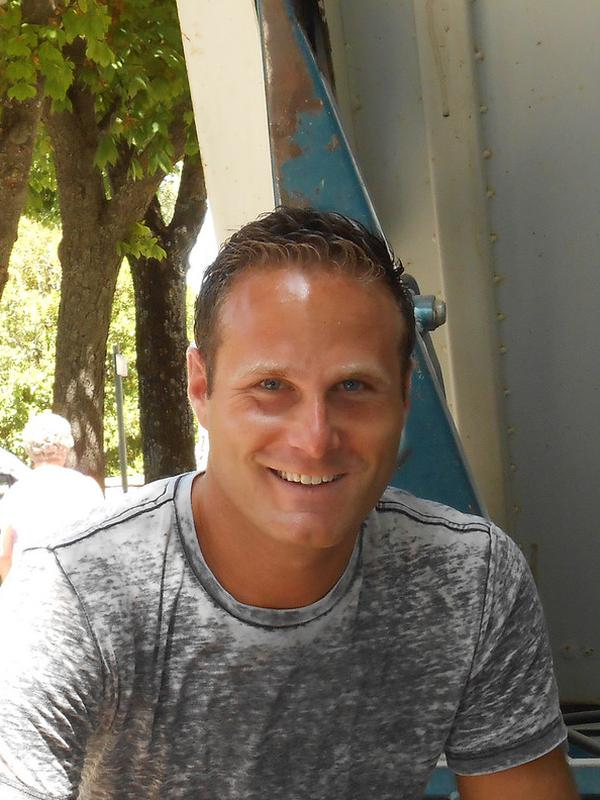
%> input picture dataset1/1803241220-00000379.jpg, 600 x 800 px
$ octave viola_hue.m   (GNU Octave 9; MATLAB toolbox functions it lacks are replaced by stand-ins)
%> lines starting %> are read from the running program, lines starting %| are printed output that depends on the picture; in (x1, y1, x2, y2) boxes, pixels count from 0 and x2, y2 are one past the last pixel; in counts of white or black regions, pixels touching at a corner belong together; the program's own positions count from 1
clc; close all; clear;

% Viola-Jones Based Facial Feature Detection

% List of image filenames
% imageFiles = {'photo_5.jpg', 'photo_10.jpg', '1803191139-00001033.jpg', '1803191139-00000036.jpg'};
imageFiles = {'1803241220-00000379.jpg', '1803241220-00000455.jpg', '1803242348-00000223.jpg', '1803242348-00000303.jpg'};

% Number of images
numImages = length(imageFiles);

% Create a Viola-Jones detector object for face detection
faceDetector = vision.CascadeObjectDetector();

figure;

% Loop through each image, detect face, apply skin segmentation, and display
for i = 1:numImages
    % Read the current image
    img = imread(imageFiles{i});
%> img is the input picture: size 800x600x3 uint8; mean R, G, B 119.9, 110.2, 92.7

    % Detect faces in the image
    bboxFace = step(faceDetector, img);  % Returns upper left corner and size of bounding box
%> bboxFace = [198 305 231 231]

    % Apply non-maxima suppression: keep only the largest face
    if ~isempty(bboxFace)
        % Compute the area of each bounding box and find the largest
        areas = bboxFace(:, 3) .* bboxFace(:, 4); % Width * Height
%> areas = 53361
        [~, maxIndex] = max(areas);
%> maxIndex = 1
        bboxFace = bboxFace(maxIndex, :); % Keep only the largest face

        % Crop the face region
        % faceRegion = imcrop(img, bboxFace);


        % Further crop into the face region by zooming in 75%
        zoomFactor = 0.84;  % Zooming factor (75% of the original size)
        centerX = bboxFace(1) + bboxFace(3) / 2;  % Center X coordinate of the bounding box
%> centerX = 313.5
        centerY = bboxFace(2) + bboxFace(4) / 2;  % Center Y coordinate of the bounding box
%> centerY = 420.5

        % Calculate new width and height
        newWidth = bboxFace(3) * zoomFactor;
%> newWidth = 194
        newHeight = bboxFace(4) * zoomFactor;
%> newHeight = 194

        % Calculate new top-left corner of the bounding box for cropping
        newX = centerX - newWidth / 2;
%> newX = 216.5
        newY = centerY - newHeight / 2;
%> newY = 323.5

        % Ensure the new bounding box is within image boundaries
        newX = max(1, newX);
        newY = max(1, newY);
        newWidth = min(newWidth, size(img, 2) - newX);
        newHeight = min(newHeight, size(img, 1) - newY);

        % Create the new bounding box for cropping
        newBbox = [newX, newY, newWidth, newHeight];
%> newBbox = [216.5 323.5 194 194]

        % Crop the new face region
        faceRegion = imcrop(img, newBbox);


        %% Skin Segmentation Using Face Region Histograms

        % Convert the face region and original image to HSV and RGB color spaces
        hsvFace = rgb2hsv(faceRegion);
%> hsvFace: size 196x196x3 double; mean H, S, V 0.0696, 0.513, 0.586
        hsvImg = rgb2hsv(img);
%> hsvImg: size 800x600x3 double; mean H, S, V 0.133, 0.257, 0.476
        rgbImg = img;

        % Extract Red channel from RGB and Hue from HSV (Face Region)
        redChannelFace = faceRegion(:,:,1);
        hueChannelFace = hsvFace(:,:,1);
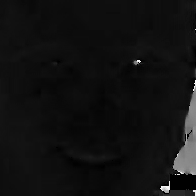
%> hueChannelFace: size 196x196 double; min 0, max 0.992, mean 0.0696

        % Create histograms of the skin pixels (Face Region)
        histRed = histcounts(redChannelFace, 256, 'Normalization', 'probability');
%> histRed = 256 values, max 0.014 at index 204, min 0 at index 2, mean 0.00391
        histHue = histcounts(hueChannelFace, 256, 'Normalization', 'probability');
%> histHue = 256 values, max 0.142 at index 15, min 0 at index 34, mean 0.00391

        % Apply backprojection to the entire original image
        redChannelImg = rgbImg(:,:,1);
        hueChannelImg = hsvImg(:,:,1);
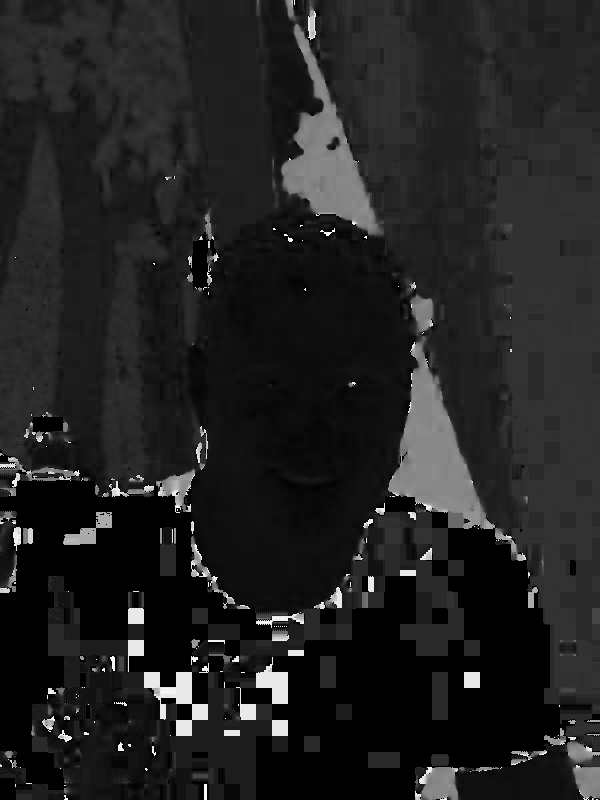
%> hueChannelImg: size 800x600 double; min 0, max 0.996, mean 0.133

        % Backproject the histograms onto the entire original image
        probabilityRed = histRed(double(redChannelImg) + 1);  % Red channel backprojection
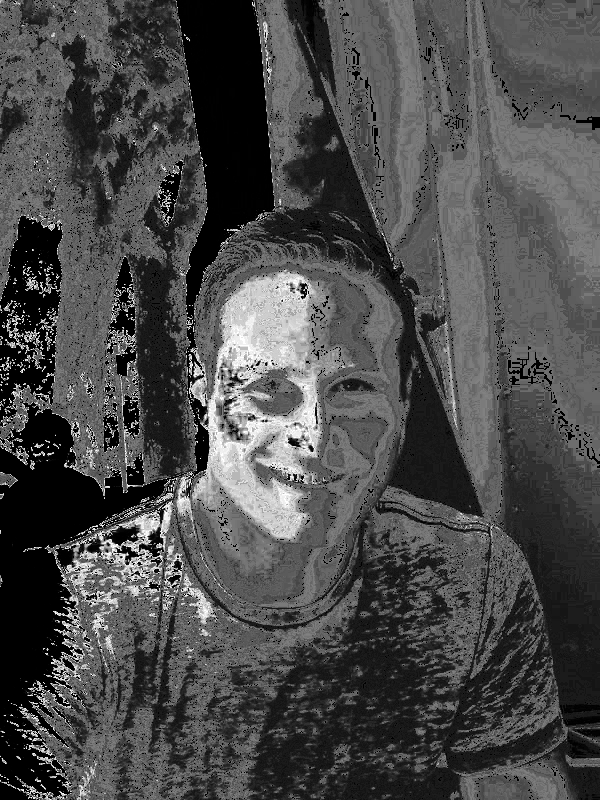
%> probabilityRed: size 800x600 double; min 0, max 0.014, mean 0.0041; drawn with min black and max white

        % Convert the hue values of the entire image to indices in the range [1, 256]
        hueIndicesImg = round(hueChannelImg * 255) + 1;

        % Ensure the indices are within the valid range [1, 256]
        hueIndicesImg = max(1, min(256, hueIndicesImg));

        % Backproject the histogram onto the hue channel of the entire image
        probabilityHue = histHue(hueIndicesImg);

        % Combine the probabilities for the entire image
        skinProbability = probabilityHue .* probabilityRed;

        % Threshold the probability to segment the skin
        skinThreshold = 1E-4;  % Adjust this value as necessary
        skinSegment = skinProbability > skinThreshold;
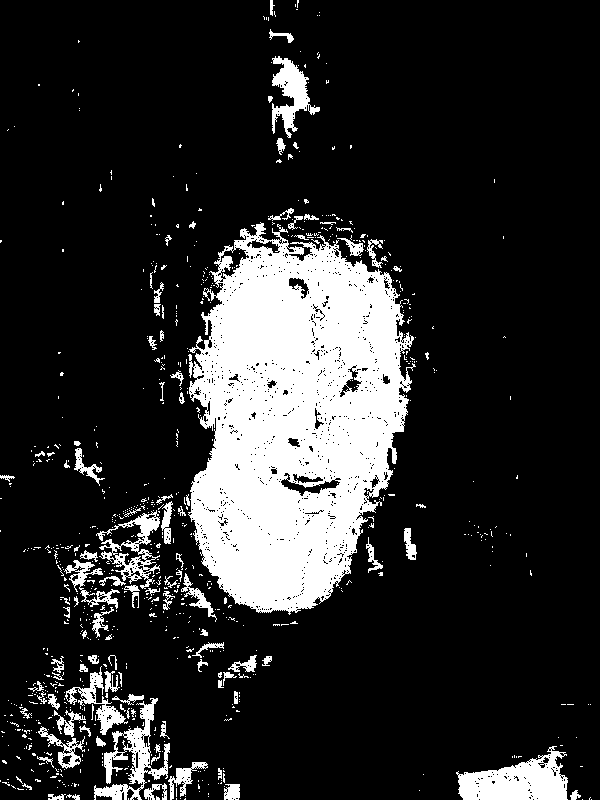
%> skinSegment: size 800x600 logical; 17% white; 816 white regions (715 under 20 px), largest, box (x1, y1, x2, y2) and area: (188, 222, 416, 615) 60368, (456, 746, 568, 800) 3602, (94, 698, 170, 800) 2310


        % Calculate the mean and standard deviation of the hue/sat/val values within the face region
        meanHue = mean(hueChannelFace(:));
%> meanHue = 0.0696
        stdHue = std(hueChannelFace(:));
%> stdHue = 0.0877

        % Define adaptive thresholds for the hue channel
        hueMin = max(0, meanHue - 0.75 * stdHue); % Lower bound for hue
%> hueMin = 0.0038
        hueMax = min(1, meanHue + 0.75 * stdHue); % Upper bound for hue
%> hueMax = 0.135

        satChannelFace = hsvFace(:,:,2);
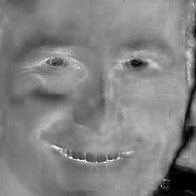
%> satChannelFace: size 196x196 double; min 0, max 1, mean 0.513

        meanSat = mean(satChannelFace(:));
%> meanSat = 0.513
        stdSat = std(satChannelFace(:));
%> stdSat = 0.125

        % Define adaptive thresholds for the hue channel
        saturationMin = max(0, meanSat - 1.25 * stdSat); % Lower bound for hue
%> saturationMin = 0.357
        saturationMax = min(1, meanSat + 1.25 * stdSat); % Upper bound for hue
%> saturationMax = 0.669

        valChannelFace = hsvFace(:,:,3);

        meanVal = mean(valChannelFace(:));
%> meanVal = 0.586
        stdVal = std(valChannelFace(:));
%> stdVal = 0.18

        % Define adaptive thresholds for the hue channel
        valueMin = max(0, meanVal - 1.5 * stdVal); % Lower bound for hue
%> valueMin = 0.316
        valueMax = min(1, meanVal + 1.5 * stdVal); % Upper bound for hue
%> valueMax = 0.856


        % Apply simple thresholding based on HSV values within the skinSegment mask
        % Define the acceptable range for Hue, Saturation, and Value channels
        % hueMin = 0.02; hueMax = 0.08;           % Adjust the range based on skin tone (e.g., [0, 0.1] for lighter tones)
        % saturationMin = 0.15; saturationMax = 0.8; % Adjust these ranges as necessary
        % valueMin = 0.20; valueMax = 1.0;         % Adjust these ranges as necessary

        % Extract the HSV channels of the original image
        hueChannel = hsvImg(:, :, 1);
        saturationChannel = hsvImg(:, :, 2);
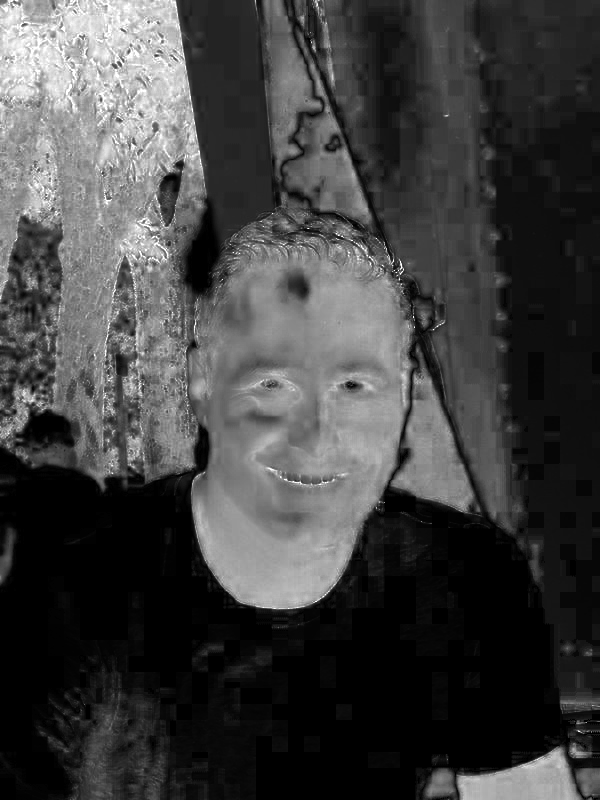
%> saturationChannel: size 800x600 double; min 0, max 1, mean 0.257
        valueChannel = hsvImg(:, :, 3);

        % Apply the thresholds only within the skinSegment mask
        hueMask = (hueChannel >= hueMin) & (hueChannel <= hueMax) & skinSegment;
%> hueMask: size 800x600 logical; 15.9% white; 475 white regions (399 under 20 px), largest, box (x1, y1, x2, y2) and area: (188, 222, 416, 615) 60348, (456, 746, 568, 800) 3602, (94, 698, 170, 800) 2310
        saturationMask = (saturationChannel >= saturationMin) & (saturationChannel <= saturationMax) & skinSegment;
%> saturationMask: size 800x600 logical; 12% white; 300 white regions (263 under 20 px), largest, box (x1, y1, x2, y2) and area: (189, 239, 412, 609) 52639, (272, 56, 315, 137) 1495, (466, 764, 540, 800) 899
        valueMask = (valueChannel >= valueMin) & (valueChannel <= valueMax) & skinSegment;
%> valueMask: size 800x600 logical; 15.6% white; 839 white regions (744 under 20 px), largest, box (x1, y1, x2, y2) and area: (188, 228, 408, 613) 56566, (456, 758, 568, 800) 3249, (272, 56, 320, 138) 1636

        % Combine the masks with the original skinSegment mask
        thresholdedSkinMask = hueMask & saturationMask & valueMask;
%> thresholdedSkinMask: size 800x600 logical; 11.3% white; 220 white regions (205 under 20 px), largest, box (x1, y1, x2, y2) and area: (189, 244, 407, 606) 50217, (272, 56, 315, 137) 1495, (466, 766, 540, 800) 888

        % Morphological Operations to Refine the Skin Segment (on thresholded mask)
        se = strel('disk', 9); % A disk-shaped structuring element with a radius of 5 pixels
        closedSkinMask = imclose(thresholdedSkinMask, se);
%> closedSkinMask: size 800x600 logical; 13.8% white; 33 white regions (26 under 20 px), largest, box (x1, y1, x2, y2) and area: (178, 225, 410, 608) 60646, (460, 757, 566, 800) 2650, (272, 55, 320, 163) 2582
        filledSkinMask = imfill(closedSkinMask, 'holes');
%> filledSkinMask: size 800x600 logical; 13.9% white; 33 white regions (26 under 20 px), largest, box (x1, y1, x2, y2) and area: (178, 225, 410, 608) 61132, (460, 757, 566, 800) 2650, (272, 55, 320, 163) 2582
        openedSkinMask = imopen(filledSkinMask, se);
%> openedSkinMask: size 800x600 logical; 13.5% white; 3 white regions, box (x1, y1, x2, y2) and area: (181, 232, 409, 606) 60355, (494, 759, 565, 800) 2335, (272, 58, 310, 140) 2164

        % Keep only the largest connected white region
        connectedComponents = bwconncomp(openedSkinMask);
%> connectedComponents = 3 connected components
        numPixels = cellfun(@numel, connectedComponents.PixelIdxList);
%> numPixels = [60355 2164 2335]
        [~, largestIdx] = max(numPixels);
%> largestIdx = 1
        largestRegionMask = false(size(openedSkinMask));
        largestRegionMask(connectedComponents.PixelIdxList{largestIdx}) = true;
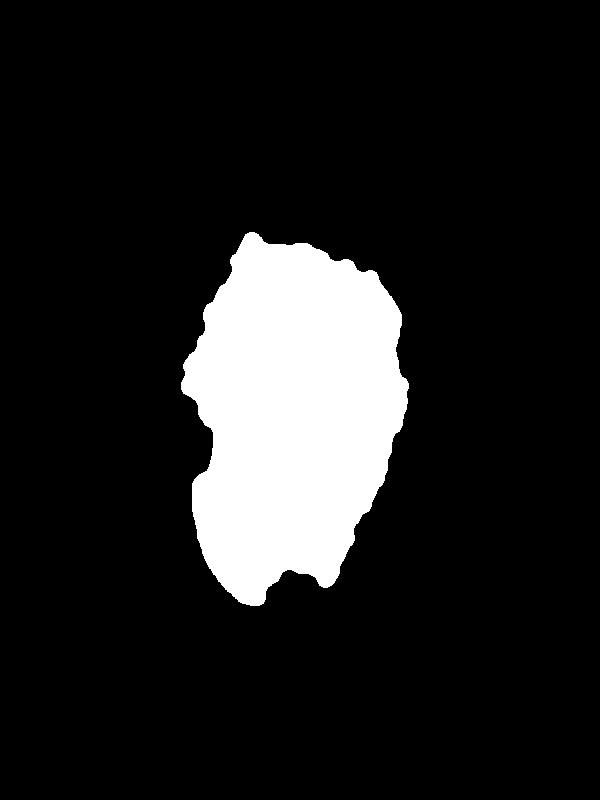
%> largestRegionMask: size 800x600 logical; 12.6% white; 1 white region, box (x1, y1, x2, y2) and area: (181, 232, 409, 606) 60355

        %% Display the results

        % Display the face region
        subplot(3, numImages, i);
        imshow(img);
        title(['Detected Face: Image ' num2str(i)]);

        % Display the skin segmentation applied to the entire original image
        subplot(3, numImages, numImages + i);
        imshow(faceRegion);
        title(['Skin Segmentation: Image ' num2str(i)]);

        % Display the largest white region in the segmented mask
        subplot(3, numImages, 2 * numImages + i);
        imshow(largestRegionMask);
        title(['Largest Skin Region: Image ' num2str(i)]);

    else
        % If no face detected, show the original image
        subplot(3, numImages, i);
        imshow(img);
        title(['No Face Detected: Image ' num2str(i)]);

        subplot(3, numImages, numImages + i);
        imshow(img);
        title(['No Skin Segmentation: Image ' num2str(i)]);

        subplot(3, numImages, 2 * numImages + i);
        imshow(img);
        title(['No Largest Region: Image ' num2str(i)]);
    end
end
%> pass 2 of the loop `for i = 1:numImages`:
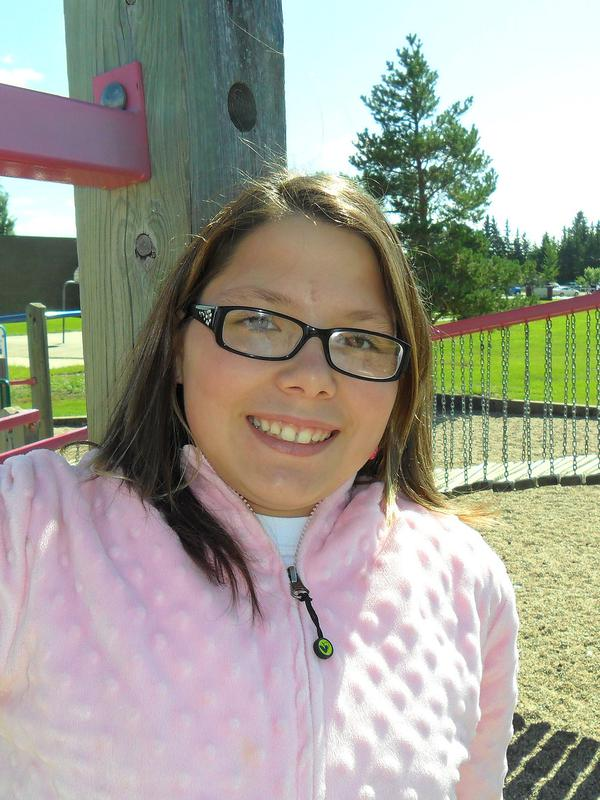
%> input picture dataset1/1803241220-00000455.jpg, 600 x 800 px
%> img is the input picture: size 800x600x3 uint8; mean R, G, B 161.2, 159.3, 148.1
%> bboxFace = [175 234 258 258]
%> areas = 66564
%> centerX = 304
%> centerY = 363
%> newWidth = 216.7
%> newX = 195.6
%> newY = 254.6
%> newBbox = [195.6 254.6 216.7 216.7]
%> faceRegion: size 217x217x3 uint8
%> hsvFace: size 217x217x3 double; mean H, S, V 0.0967, 0.378, 0.545
%> hsvImg: size 800x600x3 double; mean H, S, V 0.43, 0.213, 0.669
%> redChannelFace: size 217x217 uint8
%> hueChannelFace: size 217x217 double
%> histRed = 256 values, max 0.021 at index 166, min 0 at index 214, mean 0.00391
%> histHue = 256 values, max 0.112 at index 21, min 0 at index 58, mean 0.00391
%> `skinSegment = skinProbability > skinThreshold;`:
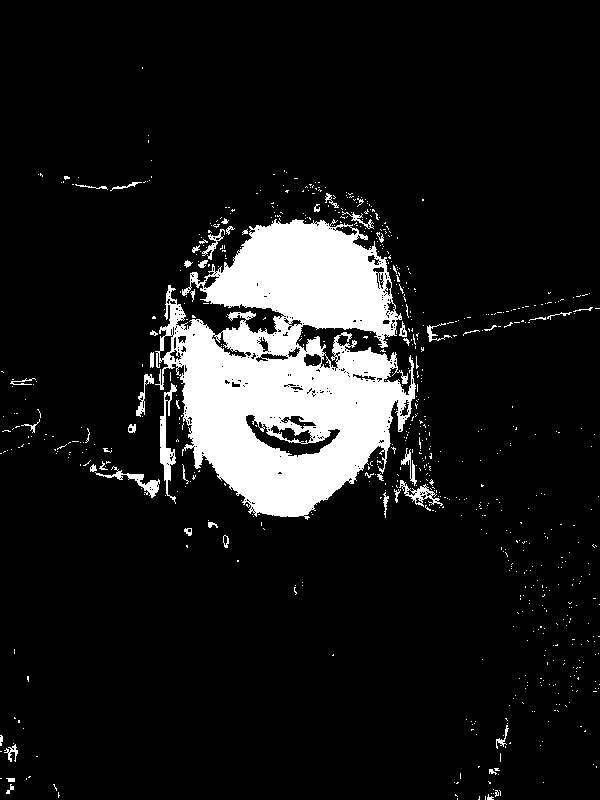
%> skinSegment: size 800x600 logical; 10.7% white; 725 white regions (671 under 20 px), largest, box (x1, y1, x2, y2) and area: (155, 219, 416, 520) 45708, (160, 383, 177, 504) 722, (95, 466, 160, 498) 421
%> meanHue = 0.0967
%> stdHue = 0.0851
%> hueMin = 0.0329
%> hueMax = 0.161
%> satChannelFace: size 217x217 double
%> meanSat = 0.378
%> stdSat = 0.119
%> saturationMin = 0.228
%> saturationMax = 0.527
%> valChannelFace: size 217x217 double
%> meanVal = 0.545
%> stdVal = 0.176
%> valueMin = 0.281
%> valueMax = 0.809
%> hueMask: size 800x600 logical; 10.6% white; 529 white regions (475 under 20 px), largest, box (x1, y1, x2, y2) and area: (155, 219, 416, 520) 45686, (160, 383, 177, 504) 722, (95, 466, 160, 498) 421
%> saturationMask: size 800x600 logical; 9.6% white; 782 white regions (740 under 20 px), largest, box (x1, y1, x2, y2) and area: (163, 285, 398, 516) 24938, (196, 219, 400, 354) 15402, (332, 340, 397, 377) 1173
%> valueMask: size 800x600 logical; 9.6% white; 771 white regions (734 under 20 px), largest, box (x1, y1, x2, y2) and area: (176, 319, 399, 520) 24889, (200, 219, 393, 336) 13981, (222, 316, 302, 357) 1841
%> thresholdedSkinMask: size 800x600 logical; 8.8% white; 457 white regions (432 under 20 px), largest, box (x1, y1, x2, y2) and area: (176, 320, 398, 516) 24069, (203, 219, 393, 336) 13552, (224, 316, 301, 354) 1365
%> closedSkinMask: size 800x600 logical; 12.3% white; 35 white regions (21 under 20 px), largest, box (x1, y1, x2, y2) and area: (176, 184, 462, 518) 56411, (486, 300, 563, 328) 994, (192, 207, 235, 266) 449
%> `filledSkinMask = imfill(closedSkinMask, 'holes');`:
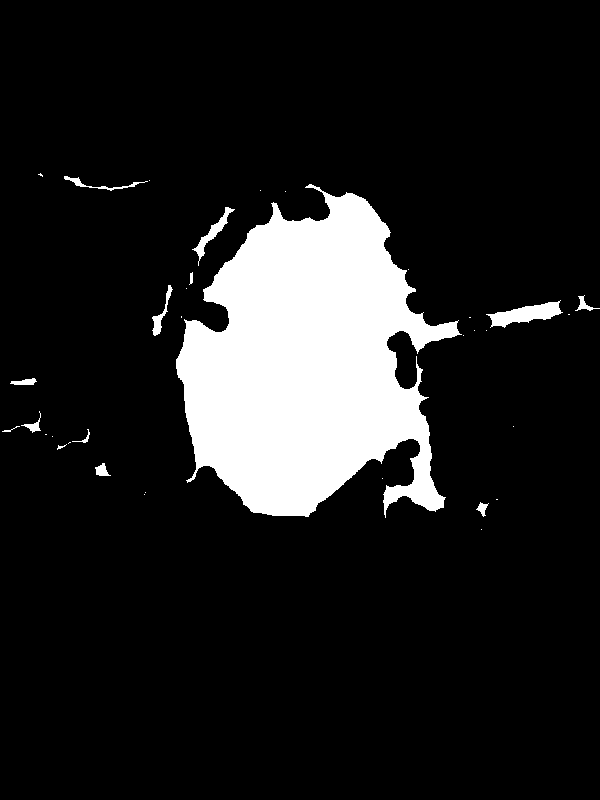
%> filledSkinMask: size 800x600 logical; 12.7% white; 35 white regions (21 under 20 px), largest, box (x1, y1, x2, y2) and area: (176, 184, 462, 518) 58177, (486, 300, 563, 328) 994, (192, 207, 235, 266) 449
%> connectedComponents = 2 connected components
%> numPixels = [55321 1182]
